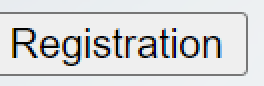
#> input picture Registration/Images/Registration.png, 132 x 43 px, found by its file name (shown 2 times larger)
$ python Registration.py
#> lines starting #> are read from the running program, lines starting #| are printed output that depends on the picture
import pyautogui as auto
import datetime
import time
from PIL import Image

registration = Image.open('Images\\Registration.png')
#> registration is the input picture: PIL image 132x43 RGBA; mean R, G, B, A 213.1, 214.1, 214.8, 255
prompt = Image.open('Images\\Prompt.png')
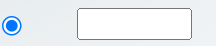
#> input picture Registration/Images/Prompt.png, 216 x 46 px, found by its file name
#> prompt is the input picture: PIL image 216x46 RGBA; mean R, G, B, A 235, 239.4, 243.5, 255
unsuccessful = Image.open('Images\\Unsuccessful.png')
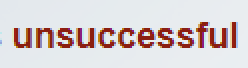
#> input picture Registration/Images/Unsuccessful.png, 124 x 34 px, found by its file name (shown 2 times larger)
#> unsuccessful is the input picture: PIL image 124x34 RGBA; mean R, G, B, A 216.9, 207.7, 208.5, 255
added = Image.open('Images\\Added.png')
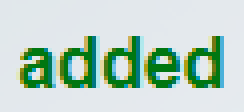
#> input picture Registration/Images/Added.png, 61 x 28 px, found by its file name (shown 4 times larger)
#> added is the input picture: PIL image 61x28 RGBA; mean R, G, B, A 186.9, 210.9, 197.7, 255

#> (the run stopped early here; a loop or call above may not have finished)
